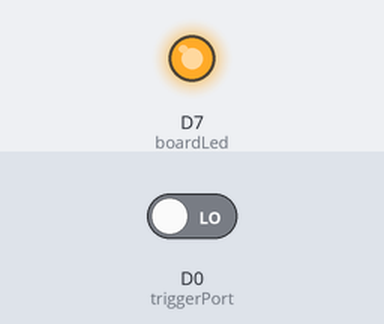
A sketch run on a simulated Particle Photon. Parts: output pins drawn as LEDs (lit = HIGH). The test bench sets the inputs (shaded band); at power-on: D0 (triggerPort) LOW. The local clock reads 2024-03-15 10:24:30 at power-on unless the sketch sets it.

Above: at 2.8 s.
2.9 s: D0 (triggerPort) driven HIGH
At 3.8 s:
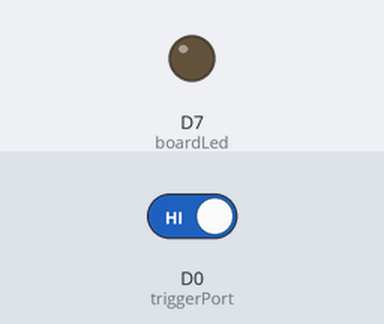
4.5 s: D0 (triggerPort) driven LOW
At 5.9 s:
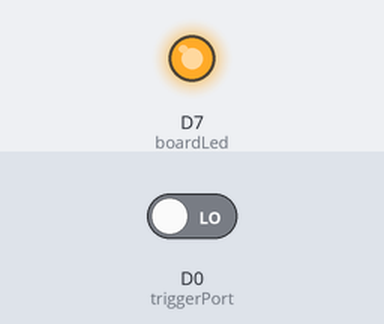
Timing chart, 0 to 7.5 s (numbered marks = the images above; inputs shaded):
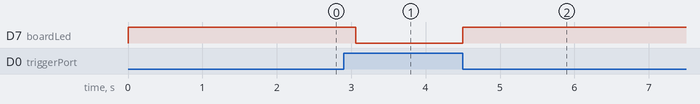

The sketch:

driveway-alarm.ino
```cpp
int boardLed = D7;
int triggerPort = D0;
int waitOnSignalSec = 1; // configure me to however many seconds to wait until next loop

bool tripped = false;

void setup() {
  // Board LED is an output, the trigger port is where we detect signal from receiver
  pinMode(boardLed, OUTPUT);
  pinMode(triggerPort, INPUT);
}

void loop() {
  // We are usually high, so if we are low then TRIGGERED
  tripped = (LOW == digitalRead(triggerPort));

  if (tripped) {
    // Not needed, just showing that tripped should go to false for next iteration (should, based on this use case)
    tripped = false;

    // Turn on the board LED
    digitalWrite(boardLed, HIGH);

    // Publish SENSOR_TRIGGERED event with ttl 60 seconds and the datetime string (you can change this payload)
    Particle.publish("SENSOR_TRIGGERED", Time.timeStr().c_str(), 60, PRIVATE);

    // Wait for a bit after we fire
    delay(waitOnSignalSec * 1000);
  } else {
    // read: board LED is OFF
    digitalWrite(boardLed, LOW);
  }
}
```

Measured:
- after the input at 2.9 s, D7 (boardLed): HIGH → LOW after 0.16 s
- after the input at 4.5 s, D7 (boardLed): LOW → HIGH at once
